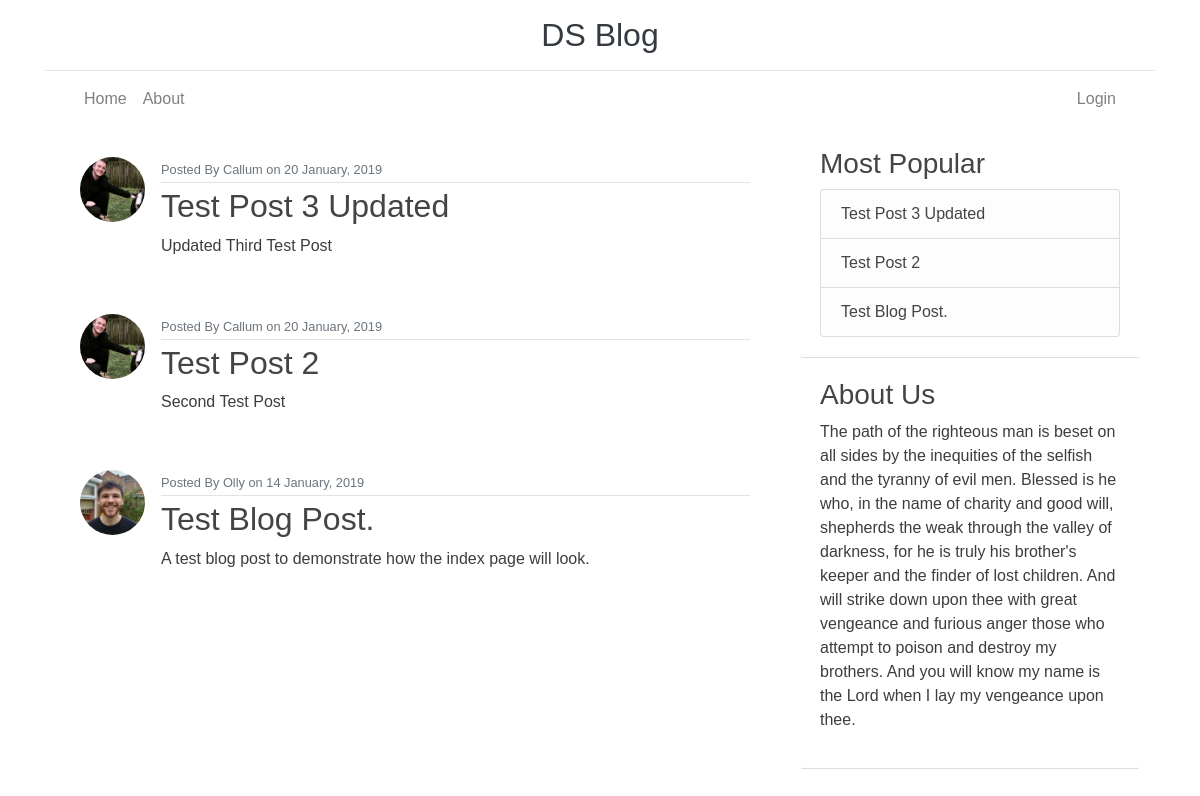
The page / on the database its author committed.
### blogPosts/models.py (models this page shows, shortened)
class BlogPost(models.Model):
    post_title = models.CharField(max_length=200)
    subtitle = models.CharField(max_length=400, default="Subtitle")
    pub_date = models.DateTimeField(default=timezone.now)
    author = models.ForeignKey(User, on_delete=models.CASCADE)
    body = models.TextField(default="Body")

### users/models.py (models this page shows, shortened)
class Profile(models.Model):
    user = models.OneToOneField(User, on_delete=models.CASCADE)
    profile_image = models.ImageField(default='default.png', upload_to='profile_pics')

### blogPosts/views.py (the view)
# urls.py: path('', PostListView.as_view(), name='blog-home'),
class PostListView(ListView):
    model = BlogPost
    template_name = 'blogPosts/home.html'
    context_object_name = 'latest_blog_posts'
    ordering = ['-pub_date']
    def get_context_data(self, **kwargs):
        context = super(PostListView, self).get_context_data(**kwargs)
        context['title'] = "Home"
        return context

### blogPosts/templates/blogPosts/home.html
{% extends "blogPosts/base.html" %}
{% block content %}
{% if latest_blog_posts %}
    {% for post in latest_blog_posts %}
        <article class="media content-section">
            <img class="rounded-circle article-img" src="{{ post.author.profile.profile_image.url }}" alt="{{ post.author.username }} profile image">
            <div class="media-body">
                <div class="article-metadata">
                    <small class="text-muted">Posted By {{ post.author }} on {{ post.pub_date|date:"d F, Y" }}</small>
                </div>
                <h2><a class="article-title" href="{% url 'blogPosts:post-detail' post.id %}">{{ post.post_title }}</a></h2>
                <p class="article-content">{{ post.subtitle }}</p>
            </div>
        </article>
    {% endfor %}
{% else %}
    <p>No posts are available.</p>
{% endif %}
{% endblock content %}

### blogPosts/templates/blogPosts/base.html (shortened to what this page needs)
{% load static %}
<!DOCTYPE html>
<html>
<head>
    <link rel="stylesheet" href="https://stackpath.bootstrapcdn.com/bootstrap/4.2.1/css/bootstrap.min.css"
>
    <link rel="stylesheet" type="text/css" href="{% static 'blogPosts/main.css' %}">
</head>
<body>
<div class="container">
<header class="blog-header py-3">
        <div class="h2 text-center">
            <a class="blog-header-logo text-dark" href="#">DS Blog</a>
        </div>
</header>
<nav class="navbar navbar-expand-md navbar-light">
    <div class="container">
        <div class="collapse navbar-collapse" id="navbarToggle">
            <div class="navbar-nav mr-auto">
                <a class="nav-item nav-link" href="{% url 'blogPosts:blog-home' %}">Home</a>
                <a class="nav-item nav-link" href="#">About</a>
            </div>
            <div class="navbar-nav">
                {% if user.is_authenticated %}
                <a class="nav-item nav-link" href="{% url 'blogPosts:post-create' %}">New Post</a>
                <a class="nav-item nav-link" href="{% url 'profile' %}">Profile</a>
                <a class="nav-item nav-link" href="{% url 'logout' %}">Logout</a>
                {% else %}
                <a class="nav-item nav-link" href="{% url 'login' %}">Login</a>
                {% endif %}
            </div>
        </div>
    </div>
</nav>
<main role="main" class="container">
    <div class="row">
        <div class="col-md-8">
            {% block content %}{% endblock %}
        </div>
        <div class="col-md-4">
            <div class="sidebar-content">
                <h3>Most Popular</h3>
                <ul class="list-group">
                    {% if latest_blog_posts %}
                        {% for post in latest_blog_posts %}
                            <li class="list-group-item list-group-item-light">
                                <a href="{% url 'blogPosts:post-detail' post.id %}">
                                {{ post.post_title }}</a></li>
                        {% endfor %}
                        {% else %}
                            <li class="list-group-item list-group-item-light">No posts are available.</li>
                        {% endif %}
                </ul>
            </div>
            <div class="sidebar-content">
                <h3>About Us</h3>
                <p>
                    The path of the righteous man is beset on all sides by the inequities of the selfish and the
                    tyranny of evil men. Blessed is he who, in the name of charity and good will, shepherds the weak
                    through the valley of darkness, for he is truly his brother's keeper and the finder of lost
                    children. And will strike down upon thee with great vengeance and furious anger those who attempt
                    to poison and destroy my brothers. And you will know my name is the Lord when I lay my vengeance
                    upon thee.
                </p>
            </div>
        </div>
    </div>
</main>
</div>
</body>
</html>

### blogPosts/static/blogPosts/main.css (style rules this page uses)
body { background: #ffffff; color: #3d3d3d; margin: 0; font-family: Georgia, sans-serif }
h1, h2, h3, h4, h5, h6 { color: #444444; }
.h2 { margin-bottom: 0; }
ul { margin: 0; }
a { color: #444444 }
.content-section { background: #ffffff; padding: 10px 20px; border: 0; border-radius: 3px; margin-top: 20px; }
.sidebar-content { background: #ffffff; padding: 20px 20px; border-bottom: 1px solid #dddddd; border-radius: 3px; }
.article-title { color: #444444; }
.article-content { white-space: pre-line; }
.article-img { height: 65px; width: 65px; object-fit: cover; margin-right: 16px; }
.article-metadata { padding-bottom: 1px; margin-bottom: 4px; border-bottom: 1px solid #e3e3e3 }
.blog-header { border-bottom: 1px solid #e5e5e5; }

### rows shown on the page
BlogPost: author.profile.profile_image (picture), author "Callum", pub_date "20 January, 2019", post_title "Test Post 3 Updated", subtitle "Updated Third Test Post"
BlogPost: author.profile.profile_image (picture), author "Callum", pub_date "20 January, 2019", post_title "Test Post 2", subtitle "Second Test Post"
BlogPost: author.profile.profile_image (picture), author "Olly", pub_date "14 January, 2019", post_title "Test Blog Post.", subtitle "A test blog post to demonstrate how the index page will look."
